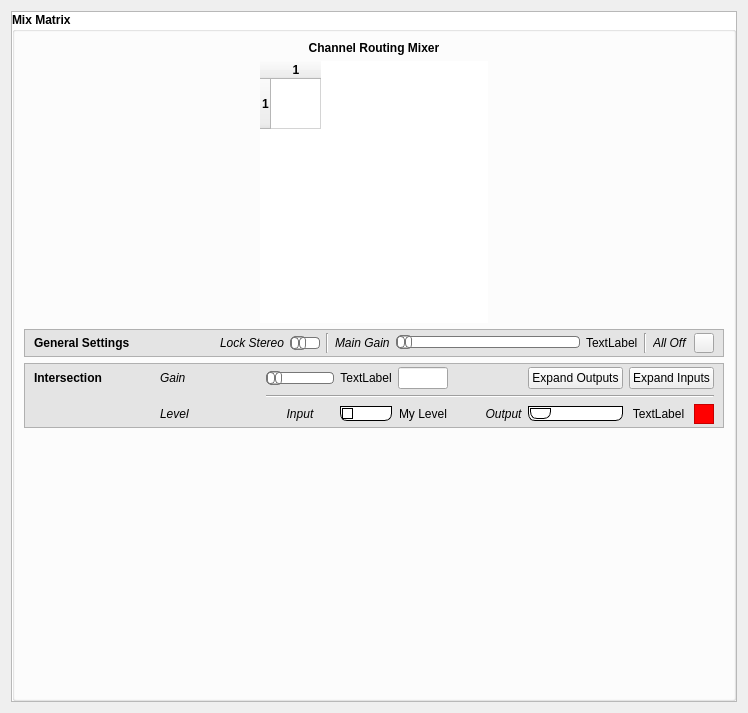
<?xml version="1.0" encoding="UTF-8"?>
<ui version="4.0">
 <class>widget_mixMatrix</class>
 <widget class="QWidget" name="widget_mixMatrix">
  <property name="geometry">
   <rect>
    <x>0</x>
    <y>0</y>
    <width>748</width>
    <height>713</height>
   </rect>
  </property>
  <property name="sizePolicy">
   <sizepolicy hsizetype="MinimumExpanding" vsizetype="MinimumExpanding">
    <horstretch>0</horstretch>
    <verstretch>0</verstretch>
   </sizepolicy>
  </property>
  <property name="minimumSize">
   <size>
    <width>0</width>
    <height>0</height>
   </size>
  </property>
  <property name="maximumSize">
   <size>
    <width>16777215</width>
    <height>16777215</height>
   </size>
  </property>
  <property name="windowTitle">
   <string>Form</string>
  </property>
  <layout class="QVBoxLayout" name="verticalLayout">
   <item>
    <widget class="QFrame" name="frame">
     <property name="frameShape">
      <enum>QFrame::StyledPanel</enum>
     </property>
     <property name="frameShadow">
      <enum>QFrame::Raised</enum>
     </property>
     <layout class="QHBoxLayout" name="horizontalLayout">
      <property name="leftMargin">
       <number>0</number>
      </property>
      <property name="topMargin">
       <number>0</number>
      </property>
      <property name="rightMargin">
       <number>0</number>
      </property>
      <property name="bottomMargin">
       <number>0</number>
      </property>
      <item>
       <widget class="QGroupBox" name="groupBox">
        <property name="sizePolicy">
         <sizepolicy hsizetype="Expanding" vsizetype="Expanding">
          <horstretch>0</horstretch>
          <verstretch>0</verstretch>
         </sizepolicy>
        </property>
        <property name="palette">
         <palette>
          <active>
           <colorrole role="Base">
            <brush brushstyle="SolidPattern">
             <color alpha="255">
              <red>255</red>
              <green>255</green>
              <blue>255</blue>
             </color>
            </brush>
           </colorrole>
           <colorrole role="Window">
            <brush brushstyle="SolidPattern">
             <color alpha="255">
              <red>255</red>
              <green>255</green>
              <blue>255</blue>
             </color>
            </brush>
           </colorrole>
          </active>
          <inactive>
           <colorrole role="Base">
            <brush brushstyle="SolidPattern">
             <color alpha="255">
              <red>255</red>
              <green>255</green>
              <blue>255</blue>
             </color>
            </brush>
           </colorrole>
           <colorrole role="Window">
            <brush brushstyle="SolidPattern">
             <color alpha="255">
              <red>255</red>
              <green>255</green>
              <blue>255</blue>
             </color>
            </brush>
           </colorrole>
          </inactive>
          <disabled>
           <colorrole role="Base">
            <brush brushstyle="SolidPattern">
             <color alpha="255">
              <red>255</red>
              <green>255</green>
              <blue>255</blue>
             </color>
            </brush>
           </colorrole>
           <colorrole role="Window">
            <brush brushstyle="SolidPattern">
             <color alpha="255">
              <red>255</red>
              <green>255</green>
              <blue>255</blue>
             </color>
            </brush>
           </colorrole>
          </disabled>
         </palette>
        </property>
        <property name="font">
         <font>
          <weight>75</weight>
          <bold>true</bold>
         </font>
        </property>
        <property name="autoFillBackground">
         <bool>true</bool>
        </property>
        <property name="title">
         <string>Mix Matrix</string>
        </property>
        <layout class="QGridLayout" name="gridLayout" rowstretch="1,100,1,1,100">
         <item row="0" column="1">
          <widget class="QLabel" name="label">
           <property name="text">
            <string>Channel Routing Mixer</string>
           </property>
           <property name="alignment">
            <set>Qt::AlignCenter</set>
           </property>
          </widget>
         </item>
         <item row="1" column="1">
          <widget class="QTableWidget" name="myTableWidget">
           <property name="maximumSize">
            <size>
             <width>16777215</width>
             <height>500</height>
            </size>
           </property>
           <property name="frameShape">
            <enum>QFrame::NoFrame</enum>
           </property>
           <property name="frameShadow">
            <enum>QFrame::Plain</enum>
           </property>
           <property name="verticalScrollBarPolicy">
            <enum>Qt::ScrollBarAsNeeded</enum>
           </property>
           <property name="horizontalScrollBarPolicy">
            <enum>Qt::ScrollBarAsNeeded</enum>
           </property>
           <property name="sizeAdjustPolicy">
            <enum>QAbstractScrollArea::AdjustToContents</enum>
           </property>
           <property name="autoScroll">
            <bool>false</bool>
           </property>
           <property name="editTriggers">
            <set>QAbstractItemView::NoEditTriggers</set>
           </property>
           <property name="selectionMode">
            <enum>QAbstractItemView::NoSelection</enum>
           </property>
           <property name="textElideMode">
            <enum>Qt::ElideNone</enum>
           </property>
           <property name="showGrid">
            <bool>true</bool>
           </property>
           <property name="gridStyle">
            <enum>Qt::SolidLine</enum>
           </property>
           <property name="cornerButtonEnabled">
            <bool>false</bool>
           </property>
           <property name="rowCount">
            <number>1</number>
           </property>
           <property name="columnCount">
            <number>1</number>
           </property>
           <attribute name="horizontalHeaderDefaultSectionSize">
            <number>50</number>
           </attribute>
           <attribute name="horizontalHeaderMinimumSectionSize">
            <number>50</number>
           </attribute>
           <attribute name="verticalHeaderDefaultSectionSize">
            <number>50</number>
           </attribute>
           <attribute name="verticalHeaderMinimumSectionSize">
            <number>50</number>
           </attribute>
           <row/>
           <column/>
          </widget>
         </item>
         <item row="4" column="1">
          <spacer name="verticalSpacer">
           <property name="orientation">
            <enum>Qt::Vertical</enum>
           </property>
           <property name="sizeHint" stdset="0">
            <size>
             <width>20</width>
             <height>40</height>
            </size>
           </property>
          </spacer>
         </item>
         <item row="1" column="0">
          <spacer name="horizontalSpacer_3">
           <property name="orientation">
            <enum>Qt::Horizontal</enum>
           </property>
           <property name="sizeHint" stdset="0">
            <size>
             <width>40</width>
             <height>20</height>
            </size>
           </property>
          </spacer>
         </item>
         <item row="1" column="2">
          <spacer name="horizontalSpacer_4">
           <property name="orientation">
            <enum>Qt::Horizontal</enum>
           </property>
           <property name="sizeHint" stdset="0">
            <size>
             <width>40</width>
             <height>20</height>
            </size>
           </property>
          </spacer>
         </item>
         <item row="2" column="0" colspan="3">
          <widget class="QFrame" name="frame_4">
           <property name="minimumSize">
            <size>
             <width>0</width>
             <height>0</height>
            </size>
           </property>
           <property name="palette">
            <palette>
             <active>
              <colorrole role="Base">
               <brush brushstyle="SolidPattern">
                <color alpha="255">
                 <red>255</red>
                 <green>255</green>
                 <blue>255</blue>
                </color>
               </brush>
              </colorrole>
              <colorrole role="Window">
               <brush brushstyle="SolidPattern">
                <color alpha="255">
                 <red>228</red>
                 <green>228</green>
                 <blue>228</blue>
                </color>
               </brush>
              </colorrole>
             </active>
             <inactive>
              <colorrole role="Base">
               <brush brushstyle="SolidPattern">
                <color alpha="255">
                 <red>255</red>
                 <green>255</green>
                 <blue>255</blue>
                </color>
               </brush>
              </colorrole>
              <colorrole role="Window">
               <brush brushstyle="SolidPattern">
                <color alpha="255">
                 <red>228</red>
                 <green>228</green>
                 <blue>228</blue>
                </color>
               </brush>
              </colorrole>
             </inactive>
             <disabled>
              <colorrole role="Base">
               <brush brushstyle="SolidPattern">
                <color alpha="255">
                 <red>228</red>
                 <green>228</green>
                 <blue>228</blue>
                </color>
               </brush>
              </colorrole>
              <colorrole role="Window">
               <brush brushstyle="SolidPattern">
                <color alpha="255">
                 <red>228</red>
                 <green>228</green>
                 <blue>228</blue>
                </color>
               </brush>
              </colorrole>
             </disabled>
            </palette>
           </property>
           <property name="autoFillBackground">
            <bool>true</bool>
           </property>
           <property name="frameShape">
            <enum>QFrame::StyledPanel</enum>
           </property>
           <property name="frameShadow">
            <enum>QFrame::Raised</enum>
           </property>
           <layout class="QGridLayout" name="gridLayout_4" columnstretch="1,0,0,0,0,0,0,0,0,0">
            <property name="topMargin">
             <number>3</number>
            </property>
            <property name="bottomMargin">
             <number>3</number>
            </property>
            <item row="0" column="3">
             <widget class="Line" name="line_2">
              <property name="orientation">
               <enum>Qt::Vertical</enum>
              </property>
             </widget>
            </item>
            <item row="0" column="1">
             <widget class="QLabel" name="label_11">
              <property name="font">
               <font>
                <weight>50</weight>
                <italic>true</italic>
                <bold>false</bold>
               </font>
              </property>
              <property name="text">
               <string>Lock Stereo</string>
              </property>
             </widget>
            </item>
            <item row="0" column="0">
             <widget class="QLabel" name="label_10">
              <property name="minimumSize">
               <size>
                <width>180</width>
                <height>0</height>
               </size>
              </property>
              <property name="maximumSize">
               <size>
                <width>180</width>
                <height>16777215</height>
               </size>
              </property>
              <property name="text">
               <string>General Settings</string>
              </property>
             </widget>
            </item>
            <item row="0" column="4">
             <widget class="QLabel" name="label_13">
              <property name="font">
               <font>
                <weight>50</weight>
                <italic>true</italic>
                <bold>false</bold>
               </font>
              </property>
              <property name="text">
               <string>Main Gain</string>
              </property>
             </widget>
            </item>
            <item row="0" column="8">
             <widget class="QLabel" name="label_6">
              <property name="font">
               <font>
                <weight>50</weight>
                <italic>true</italic>
                <bold>false</bold>
               </font>
              </property>
              <property name="text">
               <string>All Off</string>
              </property>
             </widget>
            </item>
            <item row="0" column="9">
             <widget class="QPushButton" name="pushButton">
              <property name="minimumSize">
               <size>
                <width>20</width>
                <height>20</height>
               </size>
              </property>
              <property name="maximumSize">
               <size>
                <width>20</width>
                <height>20</height>
               </size>
              </property>
              <property name="text">
               <string/>
              </property>
             </widget>
            </item>
            <item row="0" column="5">
             <widget class="QSlider" name="horizontalSlider_mainout">
              <property name="styleSheet">
               <string notr="true">QSlider::groove:horizontal {
border: 1px solid #bbb;
background: white;
height: 10px;
border-radius: 4px;
}

QSlider::sub-page:horizontal {
background: qlineargradient(x1: 0, y1: 0,    x2: 0, y2: 1,
    stop: 0 #66e, stop: 1 #bbf);
background: qlineargradient(x1: 0, y1: 0.2, x2: 1, y2: 1,
    stop: 0 #bbf, stop: 1 #55f);
border: 1px solid #777;
height: 10px;
border-radius: 4px;
}

QSlider::add-page:horizontal {
background: #fff;
border: 1px solid #777;
height: 10px;
border-radius: 4px;
}

QSlider::handle:horizontal {
background: qlineargradient(x1:0, y1:0, x2:1, y2:1,
    stop:0 #eee, stop:1 #ccc);
border: 1px solid #777;
width: 13px;
margin-top: -2px;
margin-bottom: -2px;
border-radius: 4px;
}

QSlider::handle:horizontal:hover {
background: qlineargradient(x1:0, y1:0, x2:1, y2:1,
    stop:0 #fff, stop:1 #ddd);
border: 1px solid #444;
border-radius: 4px;
}

QSlider::sub-page:horizontal:disabled {
background: #bbb;
border-color: #999;
}

QSlider::add-page:horizontal:disabled {
background: #eee;
border-color: #999;
}

QSlider::handle:horizontal:disabled {
background: #eee;
border: 1px solid #aaa;
border-radius: 4px;
}</string>
              </property>
              <property name="orientation">
               <enum>Qt::Horizontal</enum>
              </property>
             </widget>
            </item>
            <item row="0" column="2">
             <widget class="QSlider" name="horizontalSlider_lockstereo">
              <property name="maximumSize">
               <size>
                <width>30</width>
                <height>16777215</height>
               </size>
              </property>
              <property name="styleSheet">
               <string notr="true">QSlider::groove:horizontal {
border: 1px solid #bbb;
background: white;
height: 10px;
border-radius: 4px;
}

QSlider::sub-page:horizontal {
background: qlineargradient(x1: 0, y1: 0,    x2: 0, y2: 1,
    stop: 0 #66e, stop: 1 #bbf);
background: qlineargradient(x1: 0, y1: 0.2, x2: 1, y2: 1,
    stop: 0 #bbf, stop: 1 #55f);
border: 1px solid #777;
height: 10px;
border-radius: 4px;
}

QSlider::add-page:horizontal {
background: #fff;
border: 1px solid #777;
height: 10px;
border-radius: 4px;
}

QSlider::handle:horizontal {
background: qlineargradient(x1:0, y1:0, x2:1, y2:1,
    stop:0 #eee, stop:1 #ccc);
border: 1px solid #777;
width: 13px;
margin-top: -2px;
margin-bottom: -2px;
border-radius: 4px;
}

QSlider::handle:horizontal:hover {
background: qlineargradient(x1:0, y1:0, x2:1, y2:1,
    stop:0 #fff, stop:1 #ddd);
border: 1px solid #444;
border-radius: 4px;
}

QSlider::sub-page:horizontal:disabled {
background: #bbb;
border-color: #999;
}

QSlider::add-page:horizontal:disabled {
background: #eee;
border-color: #999;
}

QSlider::handle:horizontal:disabled {
background: #eee;
border: 1px solid #aaa;
border-radius: 4px;
}</string>
              </property>
              <property name="maximum">
               <number>1</number>
              </property>
              <property name="orientation">
               <enum>Qt::Horizontal</enum>
              </property>
              <property name="tickPosition">
               <enum>QSlider::TicksAbove</enum>
              </property>
             </widget>
            </item>
            <item row="0" column="6">
             <widget class="QLabel" name="label_mainout_dB">
              <property name="font">
               <font>
                <weight>50</weight>
                <bold>false</bold>
               </font>
              </property>
              <property name="text">
               <string>TextLabel</string>
              </property>
             </widget>
            </item>
            <item row="0" column="7">
             <widget class="Line" name="line_3">
              <property name="orientation">
               <enum>Qt::Vertical</enum>
              </property>
             </widget>
            </item>
           </layout>
          </widget>
         </item>
         <item row="3" column="0" colspan="3">
          <widget class="QFrame" name="frame_2">
           <property name="minimumSize">
            <size>
             <width>0</width>
             <height>0</height>
            </size>
           </property>
           <property name="palette">
            <palette>
             <active>
              <colorrole role="Base">
               <brush brushstyle="SolidPattern">
                <color alpha="255">
                 <red>255</red>
                 <green>255</green>
                 <blue>255</blue>
                </color>
               </brush>
              </colorrole>
              <colorrole role="Window">
               <brush brushstyle="SolidPattern">
                <color alpha="255">
                 <red>228</red>
                 <green>228</green>
                 <blue>228</blue>
                </color>
               </brush>
              </colorrole>
             </active>
             <inactive>
              <colorrole role="Base">
               <brush brushstyle="SolidPattern">
                <color alpha="255">
                 <red>255</red>
                 <green>255</green>
                 <blue>255</blue>
                </color>
               </brush>
              </colorrole>
              <colorrole role="Window">
               <brush brushstyle="SolidPattern">
                <color alpha="255">
                 <red>228</red>
                 <green>228</green>
                 <blue>228</blue>
                </color>
               </brush>
              </colorrole>
             </inactive>
             <disabled>
              <colorrole role="Base">
               <brush brushstyle="SolidPattern">
                <color alpha="255">
                 <red>228</red>
                 <green>228</green>
                 <blue>228</blue>
                </color>
               </brush>
              </colorrole>
              <colorrole role="Window">
               <brush brushstyle="SolidPattern">
                <color alpha="255">
                 <red>228</red>
                 <green>228</green>
                 <blue>228</blue>
                </color>
               </brush>
              </colorrole>
             </disabled>
            </palette>
           </property>
           <property name="autoFillBackground">
            <bool>true</bool>
           </property>
           <property name="frameShape">
            <enum>QFrame::StyledPanel</enum>
           </property>
           <property name="frameShadow">
            <enum>QFrame::Raised</enum>
           </property>
           <layout class="QGridLayout" name="gridLayout_2" columnstretch="1,0,0,0,0,0,0,0,0,0">
            <property name="topMargin">
             <number>3</number>
            </property>
            <property name="bottomMargin">
             <number>3</number>
            </property>
            <item row="2" column="8">
             <widget class="QLabel" name="label_out_db">
              <property name="font">
               <font>
                <weight>50</weight>
                <bold>false</bold>
               </font>
              </property>
              <property name="text">
               <string>TextLabel</string>
              </property>
              <property name="alignment">
               <set>Qt::AlignCenter</set>
              </property>
             </widget>
            </item>
            <item row="2" column="4">
             <widget class="QLabel" name="label_in_db">
              <property name="font">
               <font>
                <weight>50</weight>
                <bold>false</bold>
               </font>
              </property>
              <property name="text">
               <string>My Level</string>
              </property>
              <property name="alignment">
               <set>Qt::AlignCenter</set>
              </property>
             </widget>
            </item>
            <item row="0" column="3">
             <widget class="QLabel" name="label_gain_dB">
              <property name="font">
               <font>
                <weight>50</weight>
                <bold>false</bold>
               </font>
              </property>
              <property name="text">
               <string>TextLabel</string>
              </property>
              <property name="alignment">
               <set>Qt::AlignCenter</set>
              </property>
             </widget>
            </item>
            <item row="0" column="0">
             <widget class="QLabel" name="label_2">
              <property name="minimumSize">
               <size>
                <width>120</width>
                <height>0</height>
               </size>
              </property>
              <property name="maximumSize">
               <size>
                <width>120</width>
                <height>16777215</height>
               </size>
              </property>
              <property name="palette">
               <palette>
                <active>
                 <colorrole role="Base">
                  <brush brushstyle="SolidPattern">
                   <color alpha="255">
                    <red>255</red>
                    <green>255</green>
                    <blue>255</blue>
                   </color>
                  </brush>
                 </colorrole>
                 <colorrole role="Window">
                  <brush brushstyle="SolidPattern">
                   <color alpha="255">
                    <red>228</red>
                    <green>228</green>
                    <blue>228</blue>
                   </color>
                  </brush>
                 </colorrole>
                </active>
                <inactive>
                 <colorrole role="Base">
                  <brush brushstyle="SolidPattern">
                   <color alpha="255">
                    <red>255</red>
                    <green>255</green>
                    <blue>255</blue>
                   </color>
                  </brush>
                 </colorrole>
                 <colorrole role="Window">
                  <brush brushstyle="SolidPattern">
                   <color alpha="255">
                    <red>228</red>
                    <green>228</green>
                    <blue>228</blue>
                   </color>
                  </brush>
                 </colorrole>
                </inactive>
                <disabled>
                 <colorrole role="Base">
                  <brush brushstyle="SolidPattern">
                   <color alpha="255">
                    <red>228</red>
                    <green>228</green>
                    <blue>228</blue>
                   </color>
                  </brush>
                 </colorrole>
                 <colorrole role="Window">
                  <brush brushstyle="SolidPattern">
                   <color alpha="255">
                    <red>228</red>
                    <green>228</green>
                    <blue>228</blue>
                   </color>
                  </brush>
                 </colorrole>
                </disabled>
               </palette>
              </property>
              <property name="font">
               <font>
                <weight>75</weight>
                <bold>true</bold>
               </font>
              </property>
              <property name="text">
               <string>Intersection</string>
              </property>
              <property name="alignment">
               <set>Qt::AlignLeading|Qt::AlignLeft|Qt::AlignVCenter</set>
              </property>
             </widget>
            </item>
            <item row="0" column="2">
             <widget class="QSlider" name="horizontalSlider_gain">
              <property name="styleSheet">
               <string notr="true">QSlider::groove:horizontal {
border: 1px solid #bbb;
background: white;
height: 10px;
border-radius: 4px;
}

QSlider::sub-page:horizontal {
background: qlineargradient(x1: 0, y1: 0,    x2: 0, y2: 1,
    stop: 0 #66e, stop: 1 #bbf);
background: qlineargradient(x1: 0, y1: 0.2, x2: 1, y2: 1,
    stop: 0 #bbf, stop: 1 #55f);
border: 1px solid #777;
height: 10px;
border-radius: 4px;
}

QSlider::add-page:horizontal {
background: #fff;
border: 1px solid #777;
height: 10px;
border-radius: 4px;
}

QSlider::handle:horizontal {
background: qlineargradient(x1:0, y1:0, x2:1, y2:1,
    stop:0 #eee, stop:1 #ccc);
border: 1px solid #777;
width: 13px;
margin-top: -2px;
margin-bottom: -2px;
border-radius: 4px;
}

QSlider::handle:horizontal:hover {
background: qlineargradient(x1:0, y1:0, x2:1, y2:1,
    stop:0 #fff, stop:1 #ddd);
border: 1px solid #444;
border-radius: 4px;
}

QSlider::sub-page:horizontal:disabled {
background: #bbb;
border-color: #999;
}

QSlider::add-page:horizontal:disabled {
background: #eee;
border-color: #999;
}

QSlider::handle:horizontal:disabled {
background: #eee;
border: 1px solid #aaa;
border-radius: 4px;
}</string>
              </property>
              <property name="maximum">
               <number>100</number>
              </property>
              <property name="orientation">
               <enum>Qt::Horizontal</enum>
              </property>
              <property name="tickPosition">
               <enum>QSlider::TicksBelow</enum>
              </property>
              <property name="tickInterval">
               <number>20</number>
              </property>
             </widget>
            </item>
            <item row="2" column="9">
             <widget class="QLabel" name="label_clipout">
              <property name="minimumSize">
               <size>
                <width>20</width>
                <height>20</height>
               </size>
              </property>
              <property name="maximumSize">
               <size>
                <width>20</width>
                <height>20</height>
               </size>
              </property>
              <property name="palette">
               <palette>
                <active>
                 <colorrole role="Base">
                  <brush brushstyle="SolidPattern">
                   <color alpha="255">
                    <red>255</red>
                    <green>255</green>
                    <blue>255</blue>
                   </color>
                  </brush>
                 </colorrole>
                 <colorrole role="Window">
                  <brush brushstyle="SolidPattern">
                   <color alpha="255">
                    <red>255</red>
                    <green>0</green>
                    <blue>0</blue>
                   </color>
                  </brush>
                 </colorrole>
                </active>
                <inactive>
                 <colorrole role="Base">
                  <brush brushstyle="SolidPattern">
                   <color alpha="255">
                    <red>255</red>
                    <green>255</green>
                    <blue>255</blue>
                   </color>
                  </brush>
                 </colorrole>
                 <colorrole role="Window">
                  <brush brushstyle="SolidPattern">
                   <color alpha="255">
                    <red>255</red>
                    <green>0</green>
                    <blue>0</blue>
                   </color>
                  </brush>
                 </colorrole>
                </inactive>
                <disabled>
                 <colorrole role="Base">
                  <brush brushstyle="SolidPattern">
                   <color alpha="255">
                    <red>255</red>
                    <green>0</green>
                    <blue>0</blue>
                   </color>
                  </brush>
                 </colorrole>
                 <colorrole role="Window">
                  <brush brushstyle="SolidPattern">
                   <color alpha="255">
                    <red>255</red>
                    <green>0</green>
                    <blue>0</blue>
                   </color>
                  </brush>
                 </colorrole>
                </disabled>
               </palette>
              </property>
              <property name="autoFillBackground">
               <bool>true</bool>
              </property>
              <property name="frameShape">
               <enum>QFrame::StyledPanel</enum>
              </property>
              <property name="frameShadow">
               <enum>QFrame::Sunken</enum>
              </property>
              <property name="text">
               <string/>
              </property>
             </widget>
            </item>
            <item row="1" column="2" colspan="8">
             <widget class="Line" name="line_4">
              <property name="orientation">
               <enum>Qt::Horizontal</enum>
              </property>
             </widget>
            </item>
            <item row="0" column="7">
             <widget class="QPushButton" name="pushButton_2">
              <property name="font">
               <font>
                <weight>50</weight>
                <bold>false</bold>
               </font>
              </property>
              <property name="text">
               <string>Expand Outputs</string>
              </property>
             </widget>
            </item>
            <item row="0" column="1">
             <widget class="QLabel" name="label_7">
              <property name="minimumSize">
               <size>
                <width>100</width>
                <height>0</height>
               </size>
              </property>
              <property name="font">
               <font>
                <weight>50</weight>
                <italic>true</italic>
                <bold>false</bold>
               </font>
              </property>
              <property name="text">
               <string>Gain</string>
              </property>
             </widget>
            </item>
            <item row="0" column="8" colspan="2">
             <widget class="QPushButton" name="pushButton_3">
              <property name="font">
               <font>
                <weight>50</weight>
                <bold>false</bold>
               </font>
              </property>
              <property name="text">
               <string>Expand Inputs</string>
              </property>
             </widget>
            </item>
            <item row="2" column="1">
             <widget class="QLabel" name="label_12">
              <property name="minimumSize">
               <size>
                <width>100</width>
                <height>0</height>
               </size>
              </property>
              <property name="font">
               <font>
                <weight>50</weight>
                <italic>true</italic>
                <bold>false</bold>
               </font>
              </property>
              <property name="text">
               <string>Level</string>
              </property>
             </widget>
            </item>
            <item row="2" column="2">
             <widget class="QLabel" name="label_3">
              <property name="font">
               <font>
                <weight>50</weight>
                <italic>true</italic>
                <bold>false</bold>
               </font>
              </property>
              <property name="text">
               <string>Input</string>
              </property>
              <property name="alignment">
               <set>Qt::AlignCenter</set>
              </property>
             </widget>
            </item>
            <item row="2" column="3">
             <widget class="QProgressBar" name="progressBar_levelin">
              <property name="maximumSize">
               <size>
                <width>16777215</width>
                <height>15</height>
               </size>
              </property>
              <property name="styleSheet">
               <string notr="true">QProgressBar {
border: 1px solid black;
text-align: top;
padding: 1px;
border-bottom-right-radius: 7px;
border-bottom-left-radius: 7px;
background: QLinearGradient( x1: 0, y1: 0, x2: 1, y2: 0,
stop: 0 #fff,
stop: 0.4999 #eee,
stop: 0.5 #ddd,
stop: 1 #eee );
width: 15px;
}

QProgressBar::chunk {
background: QLinearGradient( x1: 0, y1: 0, x2: 1, y2: 0,
stop: 0 #78d,
stop: 0.4999 #46a,
stop: 0.5 #45a,
stop: 1 #238 );
border-bottom-right-radius: 7px;
border-bottom-left-radius: 7px;
border: 1px solid black;
}</string>
              </property>
              <property name="value">
               <number>24</number>
              </property>
              <property name="textVisible">
               <bool>false</bool>
              </property>
              <property name="format">
               <string>%p-10 dB</string>
              </property>
             </widget>
            </item>
            <item row="2" column="7">
             <widget class="QProgressBar" name="progressBar_levelout">
              <property name="maximumSize">
               <size>
                <width>16777215</width>
                <height>15</height>
               </size>
              </property>
              <property name="styleSheet">
               <string notr="true">QProgressBar {
border: 1px solid black;
text-align: top;
padding: 1px;
border-bottom-right-radius: 7px;
border-bottom-left-radius: 7px;
background: QLinearGradient( x1: 0, y1: 0, x2: 1, y2: 0,
stop: 0 #fff,
stop: 0.4999 #eee,
stop: 0.5 #ddd,
stop: 1 #eee );
width: 15px;
}

QProgressBar::chunk {
background: QLinearGradient( x1: 0, y1: 0, x2: 1, y2: 0,
stop: 0 #78d,
stop: 0.4999 #46a,
stop: 0.5 #45a,
stop: 1 #238 );
border-bottom-right-radius: 7px;
border-bottom-left-radius: 7px;
border: 1px solid black;
}</string>
              </property>
              <property name="value">
               <number>24</number>
              </property>
              <property name="textVisible">
               <bool>false</bool>
              </property>
              <property name="format">
               <string>%p-10 dB</string>
              </property>
             </widget>
            </item>
            <item row="2" column="6">
             <widget class="QLabel" name="label_5">
              <property name="font">
               <font>
                <weight>50</weight>
                <italic>true</italic>
                <bold>false</bold>
               </font>
              </property>
              <property name="text">
               <string>Output</string>
              </property>
              <property name="alignment">
               <set>Qt::AlignCenter</set>
              </property>
             </widget>
            </item>
            <item row="0" column="4">
             <widget class="QLineEdit" name="lineEdit_gain">
              <property name="minimumSize">
               <size>
                <width>50</width>
                <height>0</height>
               </size>
              </property>
              <property name="maximumSize">
               <size>
                <width>50</width>
                <height>16777215</height>
               </size>
              </property>
              <property name="font">
               <font>
                <weight>50</weight>
                <bold>false</bold>
               </font>
              </property>
             </widget>
            </item>
            <item row="2" column="5">
             <spacer name="horizontalSpacer_2">
              <property name="orientation">
               <enum>Qt::Horizontal</enum>
              </property>
              <property name="sizeHint" stdset="0">
               <size>
                <width>40</width>
                <height>20</height>
               </size>
              </property>
             </spacer>
            </item>
            <item row="0" column="5">
             <spacer name="horizontalSpacer">
              <property name="orientation">
               <enum>Qt::Horizontal</enum>
              </property>
              <property name="sizeHint" stdset="0">
               <size>
                <width>40</width>
                <height>20</height>
               </size>
              </property>
             </spacer>
            </item>
           </layout>
          </widget>
         </item>
        </layout>
       </widget>
      </item>
     </layout>
    </widget>
   </item>
  </layout>
 </widget>
 <resources/>
 <connections>
  <connection>
   <sender>myTableWidget</sender>
   <signal>cellClicked(int,int)</signal>
   <receiver>widget_mixMatrix</receiver>
   <slot>clicked_Cell(int,int)</slot>
   <hints>
    <hint type="sourcelabel">
     <x>284</x>
     <y>200</y>
    </hint>
    <hint type="destinationlabel">
     <x>279</x>
     <y>-8</y>
    </hint>
   </hints>
  </connection>
  <connection>
   <sender>myTableWidget</sender>
   <signal>cellDoubleClicked(int,int)</signal>
   <receiver>widget_mixMatrix</receiver>
   <slot>doubleClicked_Cell(int,int)</slot>
   <hints>
    <hint type="sourcelabel">
     <x>384</x>
     <y>299</y>
    </hint>
    <hint type="destinationlabel">
     <x>400</x>
     <y>-8</y>
    </hint>
   </hints>
  </connection>
  <connection>
   <sender>horizontalSlider_gain</sender>
   <signal>sliderReleased()</signal>
   <receiver>widget_mixMatrix</receiver>
   <slot>released_Slider()</slot>
   <hints>
    <hint type="sourcelabel">
     <x>370</x>
     <y>922</y>
    </hint>
    <hint type="destinationlabel">
     <x>-2</x>
     <y>645</y>
    </hint>
   </hints>
  </connection>
  <connection>
   <sender>horizontalSlider_lockstereo</sender>
   <signal>sliderReleased()</signal>
   <receiver>widget_mixMatrix</receiver>
   <slot>released_Slider_lockStereo()</slot>
   <hints>
    <hint type="sourcelabel">
     <x>352</x>
     <y>875</y>
    </hint>
    <hint type="destinationlabel">
     <x>655</x>
     <y>-17</y>
    </hint>
   </hints>
  </connection>
  <connection>
   <sender>horizontalSlider_mainout</sender>
   <signal>sliderReleased()</signal>
   <receiver>widget_mixMatrix</receiver>
   <slot>release_Slider_mainout()</slot>
   <hints>
    <hint type="sourcelabel">
     <x>780</x>
     <y>872</y>
    </hint>
    <hint type="destinationlabel">
     <x>1006</x>
     <y>146</y>
    </hint>
   </hints>
  </connection>
  <connection>
   <sender>lineEdit_gain</sender>
   <signal>editingFinished()</signal>
   <receiver>widget_mixMatrix</receiver>
   <slot>editing_Finished_gain()</slot>
   <hints>
    <hint type="sourcelabel">
     <x>530</x>
     <y>921</y>
    </hint>
    <hint type="destinationlabel">
     <x>1005</x>
     <y>821</y>
    </hint>
   </hints>
  </connection>
  <connection>
   <sender>pushButton</sender>
   <signal>clicked()</signal>
   <receiver>widget_mixMatrix</receiver>
   <slot>button_Pushed_alloff()</slot>
   <hints>
    <hint type="sourcelabel">
     <x>957</x>
     <y>871</y>
    </hint>
    <hint type="destinationlabel">
     <x>1003</x>
     <y>749</y>
    </hint>
   </hints>
  </connection>
  <connection>
   <sender>pushButton_2</sender>
   <signal>clicked()</signal>
   <receiver>widget_mixMatrix</receiver>
   <slot>clicked_expandOut()</slot>
   <hints>
    <hint type="sourcelabel">
     <x>735</x>
     <y>906</y>
    </hint>
    <hint type="destinationlabel">
     <x>1003</x>
     <y>632</y>
    </hint>
   </hints>
  </connection>
  <connection>
   <sender>pushButton_3</sender>
   <signal>clicked()</signal>
   <receiver>widget_mixMatrix</receiver>
   <slot>clicked_expandIn()</slot>
   <hints>
    <hint type="sourcelabel">
     <x>907</x>
     <y>910</y>
    </hint>
    <hint type="destinationlabel">
     <x>1002</x>
     <y>909</y>
    </hint>
   </hints>
  </connection>
 </connections>
 <slots>
  <slot>clicked_Cell(int,int)</slot>
  <slot>doubleClicked_Cell(int,int)</slot>
  <slot>released_Slider()</slot>
  <slot>editing_Finished()</slot>
  <slot>released_Slider_lockStereo()</slot>
  <slot>release_Slider_mainin()</slot>
  <slot>release_Slider_mainout()</slot>
  <slot>editing_Finished_gain()</slot>
  <slot>button_Pushed_alloff()</slot>
  <slot>clicked_expandOut()</slot>
  <slot>clicked_expandIn()</slot>
 </slots>
</ui>
